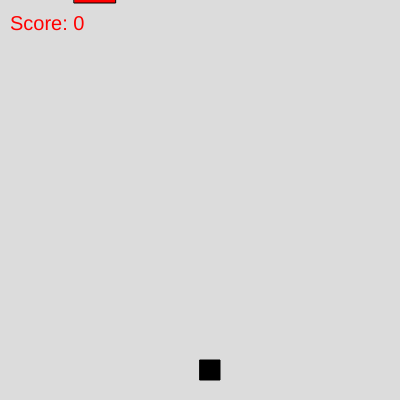
Frame 1 (no input)
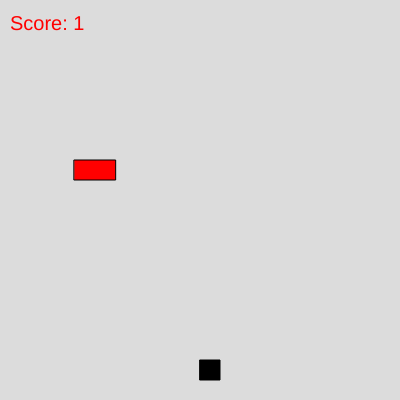
Frame 60 (no input)
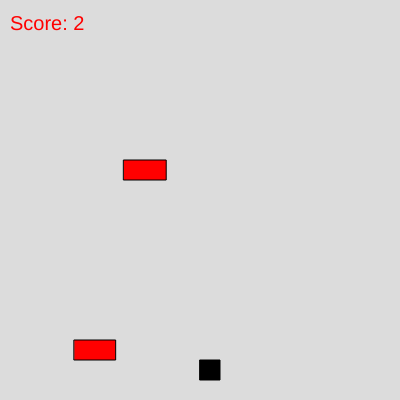
Frame 120 (the mouse pressed at the canvas centre since frame 60)

The p5.js sketch that drew these frames (run headless with seeded random() and noise() and a simulated clock; from frame 60 on, the mouse is pressed at the canvas centre):

// p5.js sketch
// ── sketch.js
let character;
let obstacles = [];
let score = 0;
let isGameOver = false;

function setup() {
  createCanvas(400, 400);
  character = new Character();
  obstacles.push(new Obstacle());
  textSize(20);
}

function draw() {
  background(220);

  if (!isGameOver) {
    // Update and display character
    character.update();
    character.display();

    // Update and display obstacles
    for (let i = obstacles.length - 1; i >= 0; i--) {
      obstacles[i].update();
      obstacles[i].display();

      // Check for collision
      if (character.hits(obstacles[i])) {
        isGameOver = true;
      }

      // Remove off-screen obstacles
      if (obstacles[i].offscreen()) {
        obstacles.splice(i, 1);
      }
    }

    // Add new obstacles
    if (frameCount % 60 == 0) {
      obstacles.push(new Obstacle());
      score++;
    }

    // Display score
    text("Score: " + score, 10, 30);
  } else {
    // Game over message
    text("Game Over! Press R to restart", 100, height / 2);
  }
}

function keyPressed() {
  if (isGameOver && keyCode === 82) {
    // Restart the game
    obstacles = [];
    score = 0;
    isGameOver = false;
    character = new Character();
  }
}

class Character {
  constructor() {
    this.size = 20;
    this.x = width / 2;
    this.y = height - this.size * 2;
    this.speed = 5;
  }

  update() {
    if (keyIsDown(LEFT_ARROW)) {
      this.x -= this.speed;
    }
    if (keyIsDown(RIGHT_ARROW)) {
      this.x += this.speed;
    }
    this.x = constrain(this.x, 0, width - this.size);
  }

  display() {
    fill(0);
    rect(this.x, this.y, this.size, this.size);
  }

  hits(obstacle) {
    return (
      this.x < obstacle.x + obstacle.width &&
      this.x + this.size > obstacle.x &&
      this.y < obstacle.y + obstacle.height &&
      this.y + this.size > obstacle.y
    );
  }
}

class Obstacle {
  constructor() {
    this.width = random(20, 50);
    this.height = 20;
    this.x = random(width - this.width);
    this.y = -this.height;
    this.speed = 3;
  }

  update() {
    this.y += this.speed;
  }

  display() {
    fill(255, 0, 0);
    rect(this.x, this.y, this.width, this.height);
  }

  offscreen() {
    return this.y > height;
  }
}
